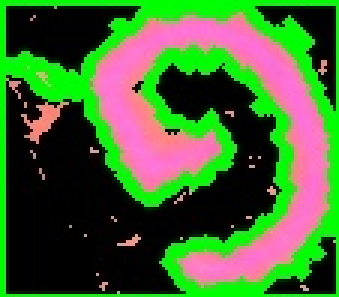
#> input picture System1/allCrops1/crop_12.JPG, 113 x 99 px, found by its file name (shown 3 times larger)
$ python -i queue1.py   (imports and definitions only)   (Python 2 division)
#> lines starting #> are read from the running program, lines starting #| are printed output that depends on the picture
import collections # for deque
import cv2
import numpy as np
import os.path
import Queue as Q
import glob
pathSource = '/home/praneeta/Desktop/Tkin/System1/allCrops1/'
pathDestination = '/home/praneeta/Desktop/Tkin/System1/filteredCrops2/'
noNew = '/home/praneeta/Desktop/Tkin/System1/noNew.JPG'

def viewImages(imPath):
	for i,img in enumerate([os.path.join(imPath,fn) for fn in next(os.walk(imPath))[2]]):
		cv2.imshow("Image Verifier", cv2.resize(cv2.imread(img),None, fx = .25, fy = .25)	)
		if cv2.waitKey(0)==27:
			cv2.destroyAllWindows()
			break
	if cv2.waitKey(0):
		cv2.destroyAllWindows()
	return


def folderSize(path):
	num = len([f for f in os.listdir(path)
			if os.path.isfile(os.path.join(path, f))])
	return num

def showSavePrev(d):
	cv2.imshow("prevIm" , cv2.resize(cv2.imread(pathSource+'crop_%d.JPG'%(d)),None, fx = .25, fy = .25))
	l = cv2.waitKey(0)
	if l == ord('w'): # previous save
		cv2.imwrite(pathDestination+'crop_%d.JPG'%(folderSize(pathDestination)+1), cv2.imread(pathSource+'crop_%d.JPG'%(d)))
	cv2.destroyWindow("prevIm")# do not remove destroyWindow() for "prevIm"!

def qDeq(x):
	q = Q.PriorityQueue()
	d = collections.deque()
	for i in x:
		dirName, fileName = os.path.split(i)
		shortName,_ = os.path.splitext(fileName)
		_,fir= shortName.split('_')
		print fir
		q.put(int(fir))
	while not q.empty():
		d.append(q.get())
	print d
	return d

def slideShow(d, folderSizeBefore, sizFlag):
#> called with folderSizeBefore = 0, sizFlag = 1
	if (sizFlag):
		x = folderSizeBefore -1# works over x = folderSizeBefore o.O idk why. Works in a strange way too. Starts looking at the folder last img first.
	else:
		x = 0
	for  i in range(x, len(d)):
		cv2.imshow("currentIm" , cv2.resize(cv2.imread(pathSource+'crop_%d.JPG'%(d[i])),None, fx = .25, fy = .25))
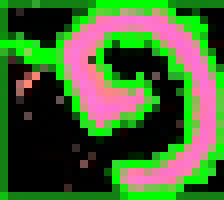
#> window 'currentIm': shape (25, 28, 3) (shown 8 times larger); mean B, G, R 50.1, 102.4, 68.5
		k = cv2.waitKey(0)
#> (key q is pressed here)
		if k == ord('q'): # (save current) or (save current and prev)
			# qq = save & move on ; qww = save, view previous,save prev
			cv2.imwrite(pathDestination+'crop_%d.JPG'%(folderSize(pathDestination)+1), cv2.imread(pathSource+'crop_%d.JPG'%(d[i])))
			m = cv2.waitKey(0)
			cv2.destroyWindow("currentIm")
			if m == ord('w'):
				showSavePrev(d[i-1])
			else:
				pass
		elif k == ord('w'): # ww = view previous, save previous
			showSavePrev(d[i-1])
		elif k== 27:
			cv2.destroyAllWindows()
			break
		else:
			pass
	return 0

#if __name__ == '__main__':
def mainProcess():
	siz = 0
	sizFlag = 0
	while True:
		x = glob.glob(pathSource+'*.JPG')
		print "size is%d"%(siz)
		if siz !=folderSize(pathSource):
			folderSizeBefore = siz
			siz = folderSize(pathSource)
			print "new size is%d"%(siz)
			sizFlag = 1
			d = qDeq(x)
			slideShow(d, folderSizeBefore, sizFlag)

		else :
			sizFlag = 0
			print "waiting..."
			k = cv2.waitKey(0)
			if k:
				cv2.imshow("currentIm", cv2.imread(noNew))
		if cv2.waitKey(0)==27:
			cv2.destroyAllWindows()
			break
	return

#> (the run stopped early here; a loop or call above may not have finished)
